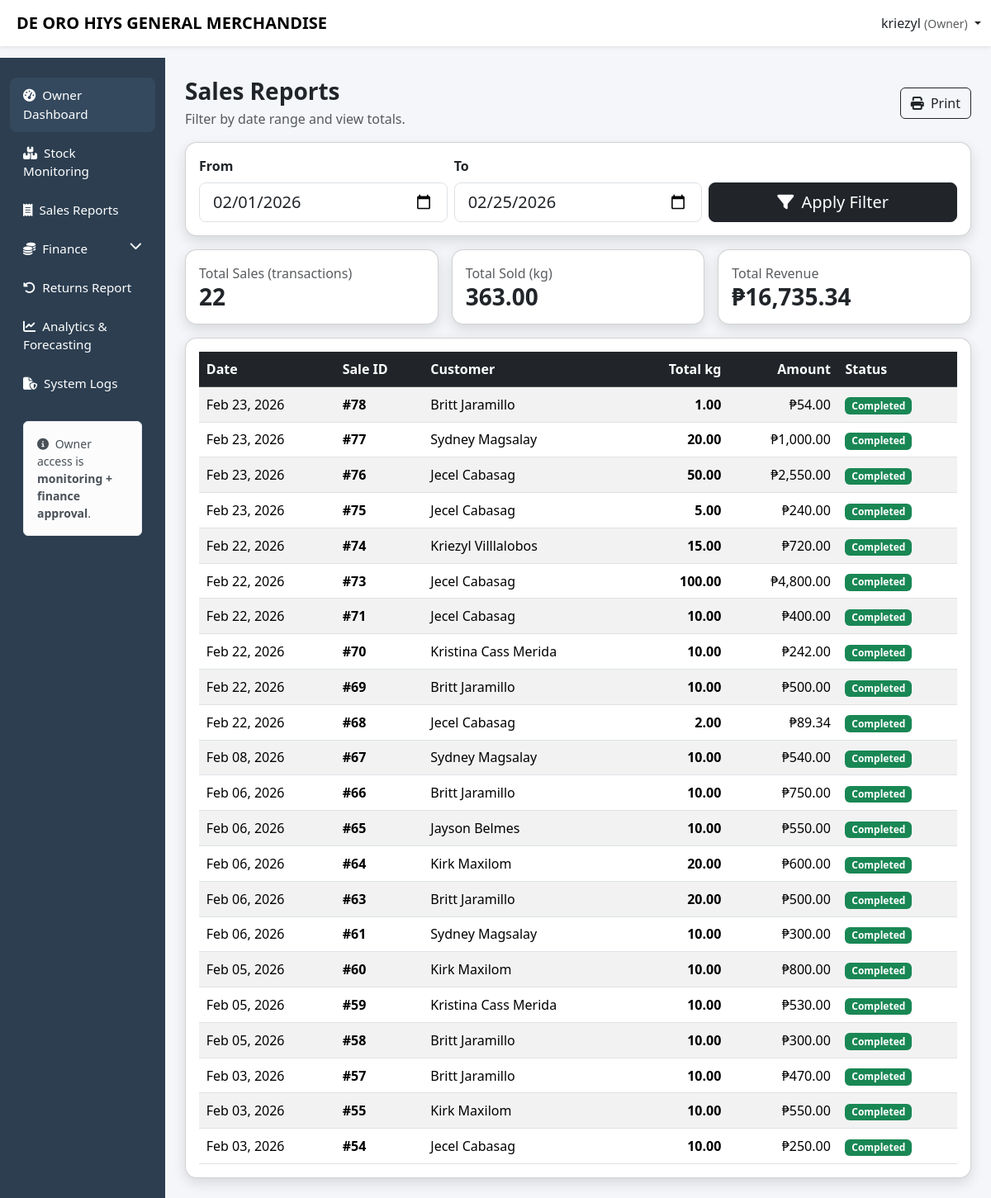
The app's page /capstone/owner/sales_report.php (signed in) with its own data.
### tables this page shows
CREATE TABLE `sales` (
  `sale_id` int(11) NOT NULL,
  `user_id` int(11) DEFAULT NULL,
  `customer_id` int(11) DEFAULT NULL,
  `sale_date` datetime NOT NULL,
  `total_amount` decimal(10,2) DEFAULT NULL,
  `status` varchar(30) NOT NULL DEFAULT 'pending',
  `created_at` timestamp NOT NULL DEFAULT current_timestamp()
);

### capstone/owner/sales_report.php (the view, shortened to what this page needs)
<?php
$username = $_SESSION['username'] ?? 'Owner';
include '../config/db.php';
$from = $_GET['from'] ?? date('Y-m-01');
$to   = $_GET['to'] ?? date('Y-m-d');
$fromEsc = $conn->real_escape_string($from);
$toEsc   = $conn->real_escape_string($to);
$summary = $conn->query("
  SELECT
    COALESCE(SUM(si.qty_kg),0) AS total_kg,
    COALESCE(SUM(si.line_total),0) AS total_rev,
    COUNT(DISTINCT s.sale_id) AS sales_count
  FROM sales s
  JOIN sales_items si ON si.sale_id=s.sale_id
  WHERE DATE(s.sale_date) BETWEEN '$fromEsc' AND '$toEsc'
    AND (s.status IS NULL OR LOWER(s.status) <> 'cancelled')
")->fetch_assoc();
$res = $conn->query("
  SELECT s.sale_id, s.sale_date, s.status,
         CONCAT(c.first_name,' ',c.last_name) AS customer,
         COALESCE(SUM(si.qty_kg),0) AS kg,
         COALESCE(SUM(si.line_total),0) AS amount
  FROM sales s
  LEFT JOIN customers c ON c.customer_id=s.customer_id
  LEFT JOIN sales_items si ON si.sale_id=s.sale_id
  WHERE DATE(s.sale_date) BETWEEN '$fromEsc' AND '$toEsc'
    AND (s.status IS NULL OR LOWER(s.status) <> 'cancelled')
  GROUP BY s.sale_id
  ORDER BY s.sale_date DESC
");
?>
<!DOCTYPE html>
<html lang="en">
<head>
<link href="https://cdn.jsdelivr.net/npm/bootstrap@5.3.2/dist/css/bootstrap.min.css" rel="stylesheet">
<link href="https://cdnjs.cloudflare.com/ajax/libs/font-awesome/6.5.1/css/all.min.css" rel="stylesheet">
<link href="../css/layout.css" rel="stylesheet">
</head>
<body>
<nav class="navbar navbar-expand-lg navbar-light bg-white shadow-sm fixed-top">
  <div class="container-fluid">
    <span class="navbar-brand fw-bold ms-2">DE ORO HIYS GENERAL MERCHANDISE</span>
    <div class="ms-auto dropdown">
      <a class="nav-link dropdown-toggle" data-bs-toggle="dropdown">
        <?= htmlspecialchars($username) ?> <small class="text-muted">(Owner)</small>
      </a>
    </div>
  </div>
</nav>
<div class="container-fluid">
<div class="row">
<?php include '../includes/owner_sidebar.php'; ?>
<main class="col-lg-10 ms-sm-auto px-4 main-content">
<div class="py-4">
  <div class="d-flex justify-content-between align-items-center flex-wrap gap-2 mb-3">
    <div>
      <h3 class="fw-bold mb-1">Sales Reports</h3>
      <div class="text-muted">Filter by date range and view totals.</div>
    </div>
    <button class="btn btn-outline-dark" onclick="window.print()"><i class="fa-solid fa-print me-1"></i> Print</button>
  </div>
  <div class="card modern-card mb-3">
    <div class="card-body">
      <form class="row g-2 align-items-end" method="get">
        <div class="col-12 col-md-4">
          <label class="form-label fw-semibold">From</label>
          <input type="date" class="form-control form-control-lg" name="from" value="<?= htmlspecialchars($from) ?>">
        </div>
        <div class="col-12 col-md-4">
          <label class="form-label fw-semibold">To</label>
          <input type="date" class="form-control form-control-lg" name="to" value="<?= htmlspecialchars($to) ?>">
        </div>
        <div class="col-12 col-md-4 d-grid">
          <button class="btn btn-dark btn-lg"><i class="fa-solid fa-filter me-1"></i> Apply Filter</button>
        </div>
      </form>
    </div>
  </div>
  <div class="row g-3 mb-3">
    <div class="col-12 col-md-4">
      <div class="card modern-card">
        <div class="card-body">
          <div class="text-muted">Total Sales (transactions)</div>
          <div class="h3 fw-bold mb-0"><?= (int)($summary['sales_count'] ?? 0) ?></div>
        </div>
      </div>
    </div>
    <div class="col-12 col-md-4">
      <div class="card modern-card">
        <div class="card-body">
          <div class="text-muted">Total Sold (kg)</div>
          <div class="h3 fw-bold mb-0"><?= number_format((float)($summary['total_kg'] ?? 0),2) ?></div>
        </div>
      </div>
    </div>
    <div class="col-12 col-md-4">
      <div class="card modern-card">
        <div class="card-body">
          <div class="text-muted">Total Revenue</div>
          <div class="h3 fw-bold mb-0">₱<?= number_format((float)($summary['total_rev'] ?? 0),2) ?></div>
        </div>
      </div>
    </div>
  </div>
  <div class="card modern-card">
    <div class="card-body">
      <div class="table-responsive">
        <table class="table table-striped align-middle mb-0">
          <thead class="table-dark">
            <tr>
              <th>Date</th>
              <th>Sale ID</th>
              <th>Customer</th>
              <th class="text-end">Total kg</th>
              <th class="text-end">Amount</th>
              <th>Status</th>
            </tr>
          </thead>
          <tbody>
          <?php if($res && $res->num_rows>0): ?>
            <?php while($r=$res->fetch_assoc()): ?>
              <tr>
                <td><?= htmlspecialchars(date("M d, Y", strtotime($r['sale_date']))) ?></td>
                <td class="fw-semibold">#<?= (int)$r['sale_id'] ?></td>
                <td><?= htmlspecialchars($r['customer'] ?: 'Walk-in') ?></td>
                <td class="text-end fw-bold"><?= number_format((float)$r['kg'],2) ?></td>
                <td class="text-end">₱<?= number_format((float)$r['amount'],2) ?></td>
                <td>
                  <?php
                    $st = strtolower(trim($r['status'] ?? 'completed'));
                    if($st === 'cancelled') echo '<span class="badge bg-danger">Cancelled</span>';
                    else echo '<span class="badge bg-success">Completed</span>';
                  ?>
                </td>
              </tr>
            <?php endwhile; ?>
          <?php else: ?>
            <tr><td colspan="6" class="text-center text-muted">No sales for selected range.</td></tr>
          <?php endif; ?>
          </tbody>
        </table>
      </div>
    </div>
  </div>
</div>
</main>
</div>
</div>
</body>
</html>

### capstone/css/layout.css (style rules this page uses)
body { background:#f4f6f9; padding-top: 60px; }
.modern-card { border-radius:14px; box-shadow:0 6px 16px rgba(0,0,0,.12); transition:.3s; }
.main-content { padding-top:0px; }
.table td, .table th { padding:0.55rem; vertical-align: middle; }
.table td,.table th { vertical-align:middle; }
table td, .table th { padding:0.55rem; vertical-align: middle; }
body { background:#f4f6f9; padding-top:70px; }
.modern-card { border-radius:14px; box-shadow:0 6px 16px rgba(0,0,0,.12); }
.table td, .table th { vertical-align: middle; }

### records on screen
sales: sale_date "Feb 23, 2026", sale_id "78", customer "Britt Jaramillo", kg "1.00", amount "54.00", status "Completed"
sales: sale_date "Feb 23, 2026", sale_id "77", customer "Sydney Magsalay", kg "20.00", amount "1,000.00", status "Completed"
sales: sale_date "Feb 23, 2026", sale_id "76", customer "Jecel Cabasag", kg "50.00", amount "2,550.00", status "Completed"
sales: sale_date "Feb 23, 2026", sale_id "75", customer "Jecel Cabasag", kg "5.00", amount "240.00", status "Completed"
sales: sale_date "Feb 22, 2026", sale_id "74", customer "Kriezyl Villlalobos", kg "15.00", amount "720.00", status "Completed"
sales: sale_date "Feb 22, 2026", sale_id "73", customer "Jecel Cabasag", kg "100.00", amount "4,800.00", status "Completed"
sales: sale_date "Feb 22, 2026", sale_id "71", customer "Jecel Cabasag", kg "10.00", amount "400.00", status "Completed"
sales: sale_date "Feb 22, 2026", sale_id "70", customer "Kristina Cass Merida", kg "10.00", amount "242.00", status "Completed"
sales: sale_date "Feb 22, 2026", sale_id "69", customer "Britt Jaramillo", kg "10.00", amount "500.00", status "Completed"
sales: sale_date "Feb 22, 2026", sale_id "68", customer "Jecel Cabasag", kg "2.00", amount "89.34", status "Completed"
sales: sale_date "Feb 08, 2026", sale_id "67", customer "Sydney Magsalay", kg "10.00", amount "540.00", status "Completed"
sales: sale_date "Feb 06, 2026", sale_id "66", customer "Britt Jaramillo", kg "10.00", amount "750.00", status "Completed"
sales: sale_date "Feb 06, 2026", sale_id "65", customer "Jayson Belmes", kg "10.00", amount "550.00", status "Completed"
sales: sale_date "Feb 06, 2026", sale_id "64", customer "Kirk Maxilom", kg "20.00", amount "600.00", status "Completed"
sales: sale_date "Feb 06, 2026", sale_id "63", customer "Britt Jaramillo", kg "20.00", amount "500.00", status "Completed"
sales: sale_date "Feb 06, 2026", sale_id "61", customer "Sydney Magsalay", kg "10.00", amount "300.00", status "Completed"
sales: sale_date "Feb 05, 2026", sale_id "60", customer "Kirk Maxilom", kg "10.00", amount "800.00", status "Completed"
sales: sale_date "Feb 05, 2026", sale_id "59", customer "Kristina Cass Merida", kg "10.00", amount "530.00", status "Completed"
sales: sale_date "Feb 05, 2026", sale_id "58", customer "Britt Jaramillo", kg "10.00", amount "300.00", status "Completed"
sales: sale_date "Feb 03, 2026", sale_id "57", customer "Britt Jaramillo", kg "10.00", amount "470.00", status "Completed"
sales: sale_date "Feb 03, 2026", sale_id "55", customer "Kirk Maxilom", kg "10.00", amount "550.00", status "Completed"
sales: sale_date "Feb 03, 2026", sale_id "54", customer "Jecel Cabasag", kg "10.00", amount "250.00", status "Completed"

### other values on screen
$username "kriezyl"
$summary['sales_count'] "22"
$summary['total_kg'] "363.00"
$summary['total_rev'] "16,735.34"
